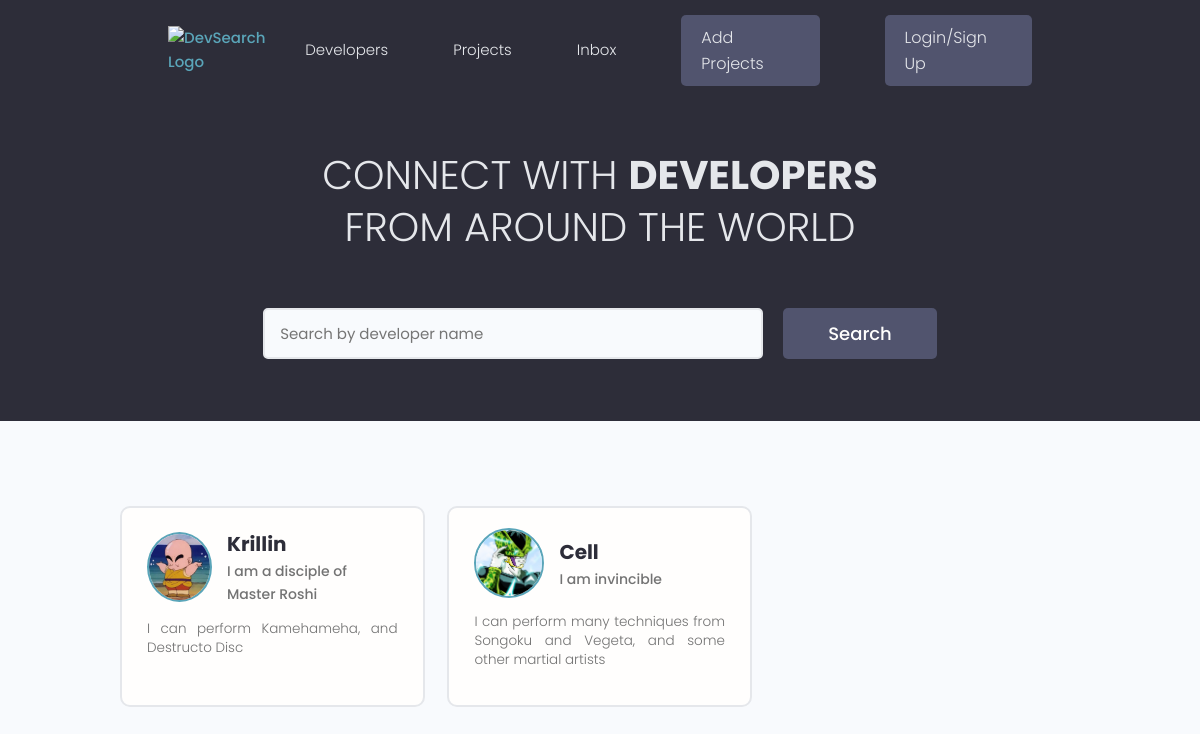
/, run on an earlier commit of the app's database.
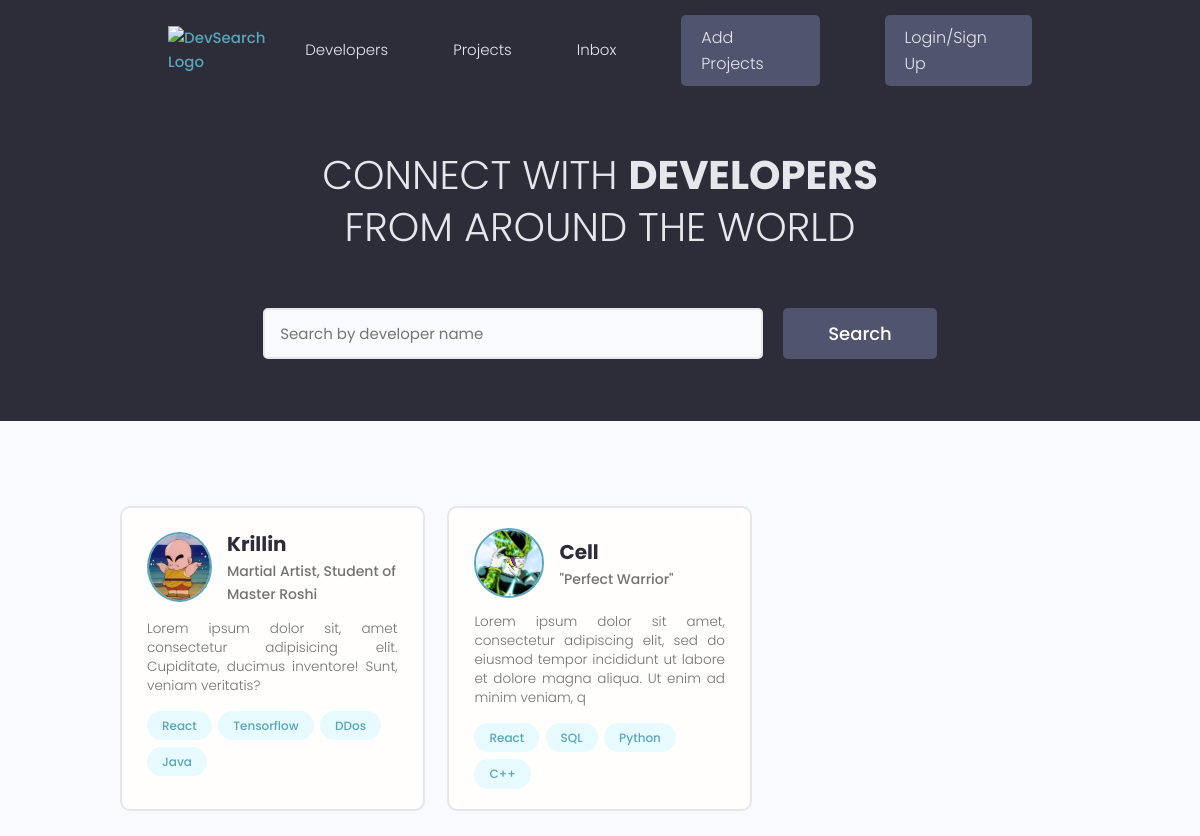
And on a later commit of the database.
### users/models.py (models this page shows, shortened)
class Profile(models.Model):
    user = models.OneToOneField(
        User, on_delete=models.CASCADE, null=True, blank=True)
    name = models.CharField(max_length=200, blank=True, null=True)
    email = models.EmailField(max_length=500, blank=True, null=True)
    username = models.CharField(max_length=200, blank=True, null=True)
    location = models.CharField(max_length=200, blank=True, null=True)
    short_intro = models.CharField(max_length=200, blank=True, null=True)
    bio = models.TextField(blank=True, null=True)
    profile_image = models.ImageField(
        null=True, blank=True, upload_to='profiles/', default='profiles/default-avatar.jpg')
    social_github = models.CharField(max_length=200, blank=True, null=True)
    social_stackoverflow = models.CharField(max_length=200, blank=True, null=True)
    social_twitter = models.CharField(max_length=200, blank=True, null=True)
    social_linkedin = models.CharField(max_length=200, blank=True, null=True)
    social_youtube = models.CharField(max_length=200, blank=True, null=True)
    social_website = models.CharField(max_length=200, blank=True, null=True)
    created = models.DateTimeField(auto_now_add=True)
    id = models.UUIDField(default=uuid.uuid4, unique=True,
                          primary_key=True, editable=False)

class Skill(models.Model):
    owner = models.ForeignKey(
        Profile, on_delete=models.CASCADE, null=True, blank=True)
    name = models.CharField(max_length=200, blank=True, null=True)
    description = models.TextField(blank=True, null=True)
    created = models.DateTimeField(auto_now_add=True)
    id = models.UUIDField(default=uuid.uuid4, unique=True,
                          primary_key=True, editable=False)
    def __str__(self):
        return str(self.name)

### users/views.py (the view)
# urls.py: path('', views.profiles, name="profiles"),
def profiles(request):
    profiles_obj = Profile.objects.all()
    context = {'profiles': profiles_obj}
    return render(request, 'users/profiles.html', context)

### users/templates/users/profiles.html (shortened to what this page needs)
<!DOCTYPE html>
{% extends 'main.html' %}
{% load static %}
{% block content %}
  <main class="home">
    <section class="hero-section text-center">
      <div class="container container--narrow">
        <div class="hero-section__box">
          <h2>CONNECT WITH <span>DEVELOPERS</span></h2>
          <h2>FROM AROUND THE WORLD</h2>
        </div>
        <div class="hero-section__search">
          <form class="form" action="#" method="get">
            <div class="form__field">
              <input class="input input--text" id="formInput#search" type="text" name="text"
                placeholder="Search by developer name" />
            </div>
            <input class="btn btn--sub btn--lg" type="submit" value="Search" />
          </form>
        </div>
      </div>
    </section>
    <section class="devlist">
      <div class="container">
        <div class="grid grid--three">
        {% for profile in profiles %}
          <div class="column card">
            <div class="dev">
              <a href="{% url 'user-profile' profile.id %}" class="card__body">
                <div class="dev__profile">
                  <img class="avatar avatar--md" src="{{ profile.profile_image.url }}" alt="image" />
                  <div class="dev__meta">
                    <h3>{{ profile.name }}</h3>
                    <h5>{{ profile.short_intro|slice:"60" }}</h5>
                  </div>
                </div>
                <p class="dev__info">
                  {{ profile.bio|slice:"150" }}
                </p>
                <div class="dev__skills">
                  {% for skill in profile.skill_set.all|slice:"5" %}
                  <span class="tag tag--pill tag--main">
                    <small>{{ skill }}</small>
                  </span>
                  {% endfor %}
                </div>
              </a>
            </div>
          </div>
        {% endfor %}
        </div>
      </div>
    </section>
  </main>
{% endblock content %}

### templates/main.html (shortened to what this page needs)
<!DOCTYPE html>
{% load static %}
<html lang="en">
<head>
    <link rel="stylesheet" href="https://cdn.iconmonstr.com/1.3.0/css/iconmonstr-iconic-font.min.css" />
    <link rel="stylesheet" href="{% static 'uikit/styles/uikit.css' %}" />
    <link rel="stylesheet" href="{% static 'styles/app.css' %}" />
</head>
<body>
    {% include 'navbar.html' %}
    {% block content %}
    {% endblock content %}
</body>
</html>

### templates/navbar.html (shortened to what this page needs)
<!DOCTYPE html>
{% load static %}
<header class="header">
    <div class="container container--narrow">
        <a href="{% url 'profiles' %}" class="header__logo">
            <img src="{% static 'images/logo.svg' %}" alt="DevSearch Logo" />
        </a>
        <nav class="header__nav">
        <ul class="header__menu">
          <li class="header__menuItem"><a href="{% url 'profiles' %}">Developers</a></li>
          <li class="header__menuItem"><a href="{% url 'projects' %}">Projects</a></li>
          <li class="header__menuItem"><a href="">Inbox</a></li>
          <li class="header__menuItem"><a href="{% url 'create-project' %}" class="btn btn--sub">Add Projects</a></li>
          <li class="header__menuItem"><a href="" class="btn btn--sub">Login/Sign Up</a></li>
        </ul>
        </nav>
    </div>
</header>

### static/styles/app.css (style rules this page uses)
:root { --color-sub: #2d2d39; }
.btn--sub { background-color: var(--color-sub-light); }
.card { border: 2px solid var(--color-light); }
img { width: 100%; }
.header { position: sticky; z-index: 111; background-color: var(--color-sub); padding: 1.5rem 0; }
.header > .container { display: flex; justify-content: space-between; align-items: center; }
.header__logo > img { height: 3.8rem; }
.header__nav > ul { display: inline-flex; align-items: center; list-style: none; gap: 6.5rem; }
.header__menuItem > a { color: var(--color-light); font-weight: 300; }
.hero-section { height: 40vh; display: flex; align-items: center; background-color: var(--color-sub); }
.hero-section__box { margin-bottom: 4rem; }
.hero-section__box > h2, .hero-section__box > h2 > span { font-size: 4rem; color: var(--color-light); line-height: 1.3; text-transform: uppercase; }
.hero-section__box > h2 { font-weight: 300; }
.hero-section__box > h2 > span { font-weight: 700; }
.hero-section__search > .form { display: flex; align-items: center; justify-content: center; gap: 2rem; }
.hero-section__search > .form input.input--text { width: 50rem; }
.devlist { margin-top: 8rem; }
.devlist .grid { align-items: stretch; }
.devlist .dev .dev__profile { display: flex; align-items: center; gap: 1.5rem; }
.devlist .dev .dev__meta h3 { color: var(--color-sub); font-size: 2rem; font-weight: 700; }
.devlist .dev .dev__meta h5 { color: var(--color-text); font-size: 1.4rem; font-weight: 500; }
.devlist .dev .dev__info { margin: 1.5rem 0; font-size: 1.35rem; line-height: 1.4; text-align: justify; }

### static/uikit/styles/modules/_variables.css (style rules this page uses)
:root { --color-main: #5aa5b9; --color-main-light: #e6faff; --color-sub: #3f4156; --color-sub-light: #51546e; --color-sub-lighter: #ededfd; --color-text: #737373; --color-gray: #8b8b8b; --color-light: #e5e7eb; --color-light-gray: #767676; --color-bg: #f8fafd; --color-white: #fffefd; --color-white-light: #f3f3f3; --color-success: #359e64; --color-success-bg: #def8e8; --color-error: #fc4b0b; --color-error-bg: #fff2ee; --font-base: 'Poppins', arial, helvetica, 'Segoe UI', roboto, ubuntu, sans-serif; --font-monospace: 'Fira Code', 'Courier New', courier, monospace; --font-regular: 300; --font-medium: 500; --font-bold: 700; --generic-shadow: 1px 1px 5px #00000010; --generic-transition: all 0.3s ease-in-out; }

### static/uikit/styles/modules/_base.css (style rules this page uses)
* { margin: 0; padding: 0; box-sizing: border-box; text-rendering: optimizeLegibility; color: inherit; font-size: inherit; }
html { font-size: 50%; }
@media only screen and (min-width: 480px) { html { font-size: 56.25%; } }
@media only screen and (min-width: 1200px) { html { font-size: 62.5%; } }
body { line-height: 1.6; font-weight: 400; font-size: 1.5rem; color: var(--color-text); background-color: var(--color-bg); min-height: 100vh; }

### static/uikit/styles/modules/_typography.css (style rules this page uses)
* { font-family: var(--font-base); }
h2 { font-size: 3.6rem; font-weight: var(--font-bold); }
h3 { font-size: 3.2rem; font-weight: var(--font-medium); }
h5 { font-size: 2.4rem; font-weight: var(--font-medium); }
h5, h6 { font-weight: var(--font-regular); }
p, span, strong { font-size: 1.6rem; color: var(--color-text); font-weight: var(--font-regular); }
a { padding-bottom: 2px; text-decoration: none; display: inline-block; color: var(--color-main); font-weight: var(--font-medium); }

### static/uikit/styles/modules/_utilities.css (style rules this page uses)
.container { width: 92%; max-width: 165rem; margin: 0 auto; box-sizing: border-box; }
.container--narrow { width: 92%; max-width: 120rem; }
@media screen and (min-width: 1000px) { .container { width: 90%; } }
@media screen and (min-width: 1000px) { .container--narrow { width: 85%; } }
@media screen and (min-width: 1200px) { .container { width: 80%; } }
@media screen and (min-width: 1200px) { .container--narrow { width: 72%; } }
.text-center { text-align: center; }

### static/uikit/styles/modules/_avatar.css (style rules this page uses)
.avatar { border-radius: 50%; border: 2px solid var(--color-main); object-fit: cover; }
.avatar--md { height: 7rem; width: 7rem; }

### static/uikit/styles/modules/_button.css (style rules this page uses)
.btn { display: inline-block; position: relative; cursor: pointer; background-color: var(--color-light); font-weight: var(--font-medium); color: var(--color-sub); text-decoration: none; padding: 1rem 2rem; border-radius: 0.5rem; border: none; width: -webkit-fit-content; width: -moz-fit-content; width: fit-content; height: -webkit-fit-content; height: -moz-fit-content; height: fit-content; font-size: 1.6rem; outline-width: 0; outline-color: transparent; -webkit-backface-visibility: hidden; backface-visibility: hidden; transition: all 0.3s ease-in-out; }
.btn--sub { background-color: var(--color-sub); color: var(--color-white); }
.btn--lg { font-size: 1.8rem; padding: 1.2rem 4.5rem; }

What changed in the data, as far as the page shows it:
changed Profile "Krillin": short_intro "I am a disciple of Master Roshi" → "Martial Artist, Student of Master Roshi"; bio "I can perform Kamehameha, and Destructo Disc" → "Lorem ipsum dolor sit, amet consectetur adipisicing elit. Cupiditate, ducimus inventore! Sunt, veniam veritatis?"
added Skill: name "React", shown under Profile "Krillin"
added Skill: name "Tensorflow", shown under Profile "Krillin"
added Skill: name "DDos", shown under Profile "Krillin"
added Skill: name "Java", shown under Profile "Krillin"
changed Profile "Cell": short_intro "I am invincible" → "\"Perfect Warrior\""; bio "I can perform many techniques from Songoku and Vegeta, and some other martial artists" → "Lorem ipsum dolor sit amet, consectetur adipiscing elit, sed do eiusmod tempor incididunt ut labore et dolore magna aliqua. Ut enim ad minim veniam, q"
added Skill: name "React", shown under Profile "Cell"
added Skill: name "SQL", shown under Profile "Cell"
added Skill: name "Python", shown under Profile "Cell"
added Skill: name "C++", shown under Profile "Cell"
